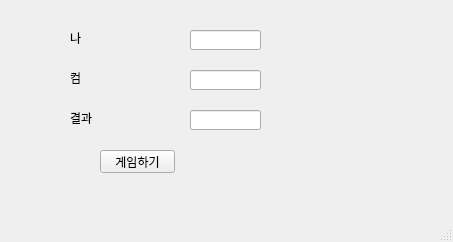
<?xml version="1.0" encoding="UTF-8"?>
<ui version="4.0">
 <class>MainWindow</class>
 <widget class="QMainWindow" name="MainWindow">
  <property name="geometry">
   <rect>
    <x>0</x>
    <y>0</y>
    <width>453</width>
    <height>242</height>
   </rect>
  </property>
  <property name="windowTitle">
   <string>MainWindow</string>
  </property>
  <widget class="QWidget" name="centralwidget">
   <widget class="QLabel" name="lbl">
    <property name="geometry">
     <rect>
      <x>70</x>
      <y>30</y>
      <width>41</width>
      <height>16</height>
     </rect>
    </property>
    <property name="text">
     <string>나</string>
    </property>
   </widget>
   <widget class="QLineEdit" name="lin1">
    <property name="geometry">
     <rect>
      <x>190</x>
      <y>30</y>
      <width>71</width>
      <height>20</height>
     </rect>
    </property>
    <property name="inputMask">
     <string/>
    </property>
   </widget>
   <widget class="QLineEdit" name="lin3">
    <property name="geometry">
     <rect>
      <x>190</x>
      <y>110</y>
      <width>71</width>
      <height>20</height>
     </rect>
    </property>
   </widget>
   <widget class="QLineEdit" name="lin2">
    <property name="geometry">
     <rect>
      <x>190</x>
      <y>70</y>
      <width>71</width>
      <height>20</height>
     </rect>
    </property>
    <property name="inputMask">
     <string/>
    </property>
   </widget>
   <widget class="QPushButton" name="pb">
    <property name="geometry">
     <rect>
      <x>100</x>
      <y>150</y>
      <width>75</width>
      <height>23</height>
     </rect>
    </property>
    <property name="text">
     <string>게임하기</string>
    </property>
   </widget>
   <widget class="QLabel" name="lbl2">
    <property name="geometry">
     <rect>
      <x>70</x>
      <y>70</y>
      <width>41</width>
      <height>16</height>
     </rect>
    </property>
    <property name="text">
     <string>컴</string>
    </property>
   </widget>
   <widget class="QLabel" name="lbl_3">
    <property name="geometry">
     <rect>
      <x>70</x>
      <y>110</y>
      <width>41</width>
      <height>16</height>
     </rect>
    </property>
    <property name="text">
     <string>결과</string>
    </property>
   </widget>
  </widget>
  <widget class="QMenuBar" name="menubar">
   <property name="geometry">
    <rect>
     <x>0</x>
     <y>0</y>
     <width>453</width>
     <height>21</height>
    </rect>
   </property>
  </widget>
  <widget class="QStatusBar" name="statusbar"/>
 </widget>
 <resources/>
 <connections/>
</ui>
